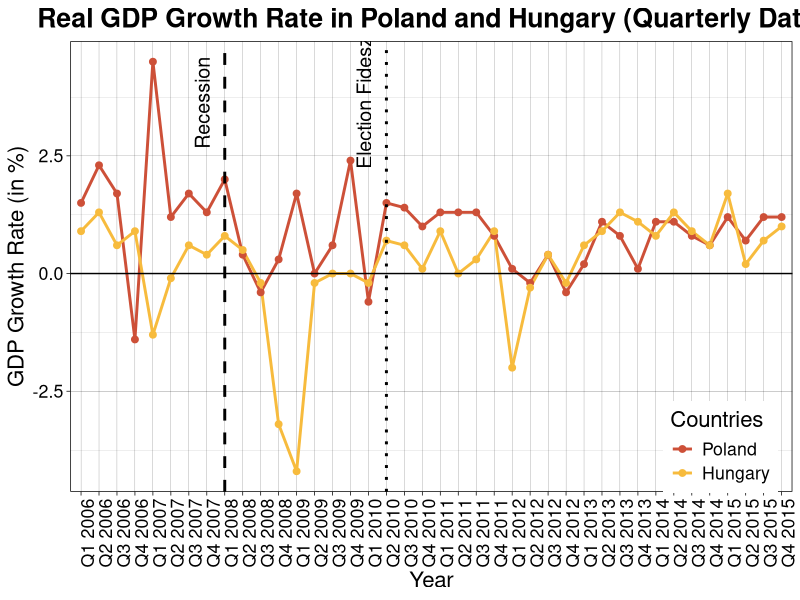
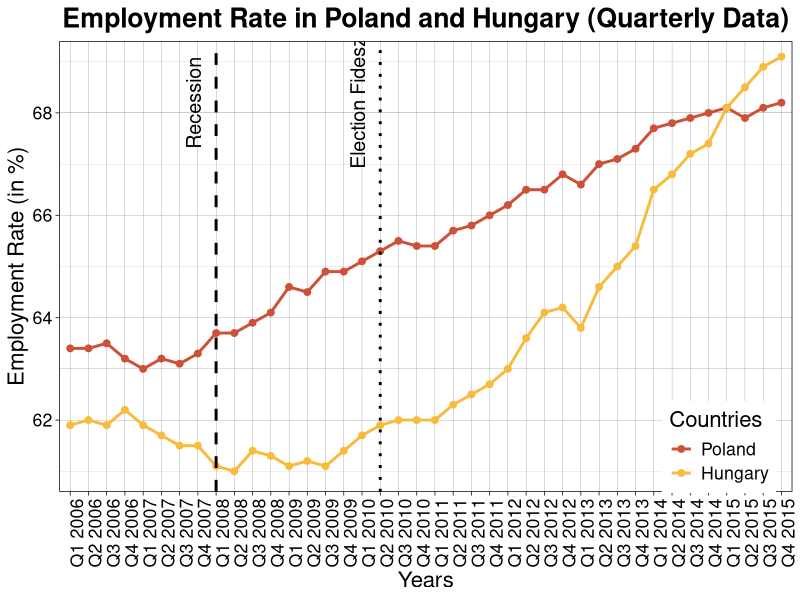
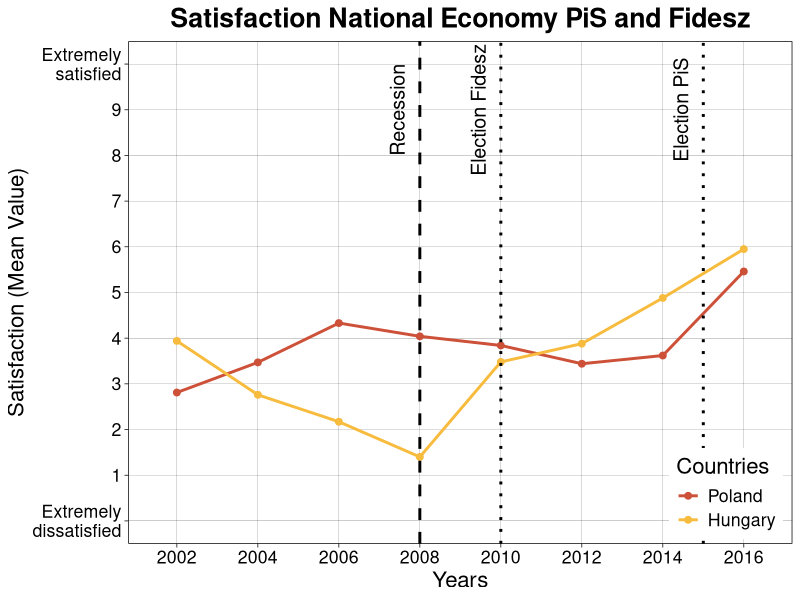
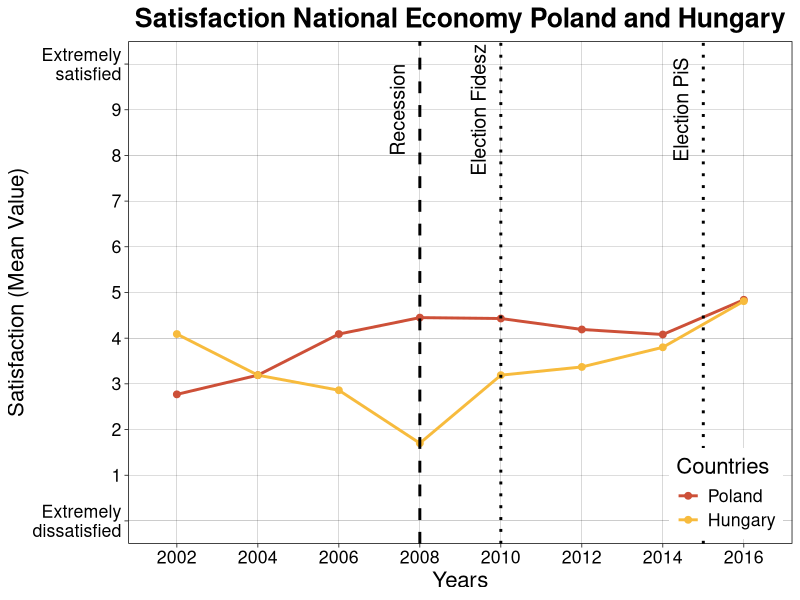
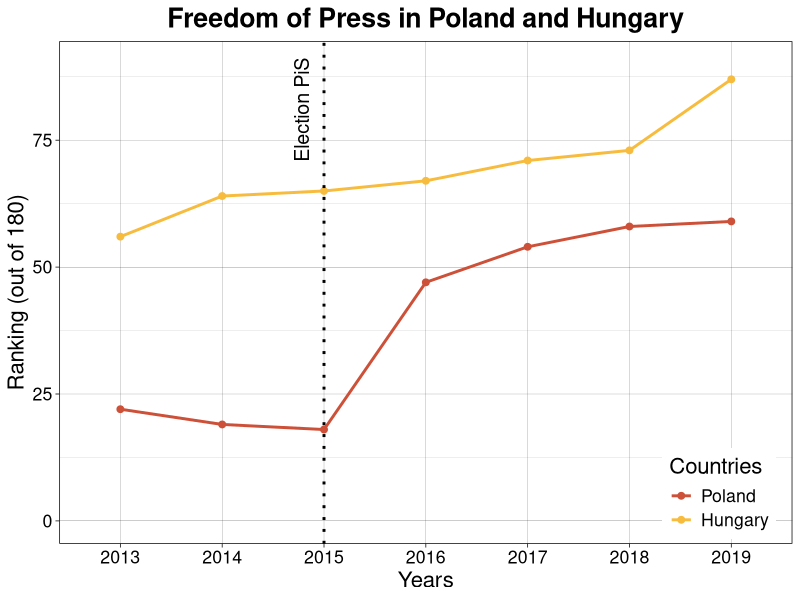

Reproduce these figures in R, in order.
######################
# Plotting functions
# YOU CAN IGNORE THIS PART
######################

install.packages("ggplot2")
library(ggplot2)

quarters <- c('Q1','Q2','Q3','Q4')
countries <- c("Poland", "Hungary")
colors <- c("#cd5038","#f7bb3d")

# Function for generating yearly, bi-yearly or quarterly labels
# quarterly, boolean indicating if the data is quarterly
# Pass years as a vector
# Pass the count of data points as a number
generateLabels <- function(quarterly, yearsParam, nDataPoints) {
  years <- as.character(yearsParam)
  # Check if there are 4 times as many data points as there are years (which means the data is quarterly)
  # If it is quarterly generate quarterly labels, otherwise just use the years
  if(quarterly) {
    return(apply(expand.grid(quarters=quarters, years=years), 1, paste, collapse=" "))
  }
  if(nDataPoints == ((length(years)+1) /2)) {
    return(years[(1:nDataPoints) * 2 - 1])
  }
  return(years)
}

# Function for plotting progression as a line diagram
# Pass data as a list of data collections
# Pass years as a vector
# Pass a title
# Optional label for x axis
# Optional label for y axis
# Optional yAxisLabels, labels for the y axis, if an int vector is passed, those numbers are used as the position on the y axis too (string or int vector)
# Optional verticalLines, x value and label where to draw a vertical line (list of lists)
# Optional minorLines, display minor horizontal lines (boolean)
# Optional xRecession, x value where to draw the recession line (number)
# Optional restrictions for the y axis
timeLinePlot <- function(data, yearsParam, titleParam, xLabel="", yLabel="", yAxisLabels=c(), verticalLines=c(), minorLines=TRUE, xRecession=4, y=c(NA,NA)) {
  nDataSets <- length(data)
  nDataPoints <- length(data[[1]])
  quarterly <- nDataPoints == (4 * length(yearsParam))
  labels <- generateLabels(quarterly, yearsParam, nDataPoints)
  
  df <- data.frame(
    x=rep(c(labels), nDataSets),
    y=unlist(data),
    country=c(rep(countries[1],nDataPoints),rep(countries[2],nDataPoints))
  )
  
  df$x <- factor(df$x, levels=unique(df$x))
  df$country <- factor(df$country, levels=unique(df$country))
  
  colSeq <- c(rep(colors[1],nDataPoints), rep(colors[2],nDataPoints))
  
  zeroLine <- function(df) {
    if(min(df$y) < 0) {
      return(geom_hline(yintercept = 0, col="Black"))
    }
  }
  
  recessionLine <- function(xRecession) {
    if(xRecession > 0) {
      return(c(
        geom_vline(xintercept=xRecession, col="Black", lty=2, lwd=1),
        annotate("text", x=xRecession, label="Recession", vjust=-1, y=annotationY, angle=90, color="Black", size=5)
      ))
    }
  }
  
  if(!is.na(y[2])) {
    offset = (y[2] - y[1]) * 0.1
    annotationY <- y[2] - offset
  } else {
    maxYVal = max(df$y)
    offset = (maxYVal - min(df$y)) * 0.1
    annotationY <- maxYVal - offset
  }
  drawVerticalLines <- function(line) {
    return (c(
      annotate("text", x=line[[1]], label=line[[2]], vjust=-1, y=annotationY, angle=90, color="Black", size=5),
      geom_vline(xintercept = line[[1]], lty=3, lwd=1, color="Black")
    ))
  }
  
  alterYAxis <- function(yAxisLabels) {
    if (length(yAxisLabels) > 0) {
      if (is.character(yAxisLabels[1])) {
        scale_y_continuous(breaks=c(y[1]:y[2]), labels=yAxisLabels)
      } else {
        scale_y_continuous(breaks=yAxisLabels, labels=yAxisLabels)
      }
    }
  }
  
  drawMinorLines <- function(minorLines) {
    if (!minorLines) {
      return(theme(panel.grid.minor.y = element_blank()))
    }
  }
  
  ggplot(df, aes(x=x, y=y, group=country, color=colSeq)) +
    geom_line(size=1) +
    geom_point(size=2) +
    zeroLine(df) +
    recessionLine(xRecession) +
    lapply(X=verticalLines, FUN=drawVerticalLines) +
    ggtitle(titleParam) +
    labs(x=xLabel, y=yLabel) +
    theme_linedraw() +
    theme(
      text = element_text(size=16, color="Black"),
      plot.title=element_text(hjust = 0.5, face="bold"),
      axis.text.x=element_text(angle= if(quarterly) 90 else 0),
      legend.position=c(0.9,0.1)
    ) +
    drawMinorLines(minorLines) +
    alterYAxis(yAxisLabels) +
    coord_cartesian(ylim = y) +
    scale_colour_manual(name="Countries",
                        breaks=colors,
                        values=colors,
                        labels=countries)
}

######################
# Comparison real GDP change per quarter in percentage Poland and Hungary
######################

realGDPChangePerQuarterPL <- c(1.5, 2.3, 1.7, -1.4, 4.5, 1.2, 1.7, 1.3, 2.0, 0.4, -0.4, 0.3, 1.7, 0.0, 0.6, 2.4, -0.6, 1.5, 1.4, 1.0, 1.3, 1.3, 1.3, 0.8, 0.1, -0.2, 0.4, -0.4, 0.2, 1.1, 0.8, 0.1, 1.1, 1.1, 0.8, 0.6, 1.2, 0.7, 1.2, 1.2)
realGDPChangePerQuarterHU <- c(0.9,1.3,0.6,0.9,-1.3,-0.1,0.6,0.4,0.8,0.5,-0.2,-3.2,-4.2,-0.2,0.0,0.0,-0.2,0.7,0.6,0.1,0.9,0.0,0.3,0.9,-2.0,-0.3,0.4,-0.2,0.6,0.9,1.3,1.1,0.8,1.3,0.9,0.6,1.7,0.2,0.7,1.0)

timeLinePlot(
  data=list(realGDPChangePerQuarterPL, realGDPChangePerQuarterHU),
  yearsParam=2006:2015,
  titleParam="Real GDP Growth Rate in Poland and Hungary (Quarterly Data)",
  xLabel="Year",
  yLabel="GDP Growth Rate (in %)",
  verticalLines=list(list(x=18,label="Election Fidesz")),
  xRecession=9)

######################
# Comparison Employment rate Poland and Hungary
######################

employmentRatePL <- c(63.4, 63.4, 63.5, 63.2, 63.0, 63.2, 63.1, 63.3, 63.7, 63.7, 63.9, 64.1, 64.6, 64.5, 64.9, 64.9, 65.1, 65.3, 65.5, 65.4, 65.4, 65.7, 65.8, 66.0, 66.2, 66.5, 66.5, 66.8, 66.6, 67.0, 67.1, 67.3, 67.7, 67.8, 67.9, 68.0, 68.1, 67.9, 68.1, 68.2)
employmentRateHU <- c(61.9, 62.0, 61.9, 62.2, 61.9, 61.7, 61.5, 61.5, 61.1, 61.0, 61.4, 61.3, 61.1, 61.2, 61.1, 61.4, 61.7, 61.9, 62.0, 62.0, 62.0, 62.3, 62.5, 62.7, 63.0, 63.6, 64.1, 64.2, 63.8, 64.6, 65.0, 65.4, 66.5, 66.8, 67.2, 67.4, 68.1, 68.5, 68.9, 69.1)

timeLinePlot(
  data=list(employmentRatePL, employmentRateHU),
  yearsParam=2006:2015,
  titleParam="Employment Rate in Poland and Hungary (Quarterly Data)",
  xLabel="Years",
  yLabel="Employment Rate (in %)",
  verticalLines=list(list(x=18,label="Election Fidesz")),
  xRecession=9,
  yAxisLabels=seq(from=62, to=68, by=2),
  y=c(61,69))

######################
# Mean Comparison Satisfaction National Economy Poland and Hungary_Only PiS and Fidesz
######################

meanSatisfactionEconomyPLPiS <- c(2.81, 3.47, 4.33, 4.04, 3.84, 3.44, 3.62, 5.46)
meanSatisfactionEconomyHUFidesz <- c(3.94, 2.76, 2.17, 1.4, 3.48, 3.88, 4.88, 5.95)
possibleAnswers <- c("Extremely\ndissatisfied", "1", "2", "3", "4", "5", "6", "7", "8", "9", "Extremely\nsatisfied")

timeLinePlot(
  data=list(meanSatisfactionEconomyPLPiS, meanSatisfactionEconomyHUFidesz),
  yearsParam=2002:2016,
  titleParam="Satisfaction National Economy PiS and Fidesz",
  xLabel = "Years",
  yLabel = "Satisfaction (Mean Value)",
  yAxisLabels = possibleAnswers,
  verticalLines=list(list(x=5,label="Election Fidesz"), list(x=7.5,label="Election PiS")),
  minorLines=FALSE,
  y=c(0,10))

######################
# Mean Comparison Satisfaction National Economy Poland and Hungary_Total N
######################

meanSatisfactionEconomyPL <- c(2.77, 3.19, 4.09, 4.45, 4.43, 4.19, 4.08, 4.84)
meanSatisfactionEconomyHU <- c(4.09, 3.19, 2.86, 1.7, 3.19, 3.37, 3.8, 4.81)
possibleAnswers <- c("Extremely\ndissatisfied", "1", "2", "3", "4", "5", "6", "7", "8", "9", "Extremely\nsatisfied")

timeLinePlot(
  data=list(meanSatisfactionEconomyPL, meanSatisfactionEconomyHU),
  yearsParam=2002:2016,
  titleParam="Satisfaction National Economy Poland and Hungary",
  xLabel = "Years",
  yLabel = "Satisfaction (Mean Value)",
  yAxisLabels = possibleAnswers,
  verticalLines=list(list(x=5,label="Election Fidesz"), list(x=7.5,label="Election PiS")),
  minorLines=FALSE,
  y=c(0,10))

######################
# Comparison Press Freedom Poland and Hungary
######################

PressFreedomPL <- c(22, 19, 18, 47, 54, 58, 59)
PressFreedomHU <- c(56, 64, 65, 67, 71, 73, 87)

timeLinePlot(
  data=list(PressFreedomPL, PressFreedomHU),
  yearsParam=2013:2019,
  titleParam="Freedom of Press in Poland and Hungary",
  xLabel = "Years",
  yLabel = "Ranking (out of 180)",
  verticalLines=list(list(x=3,label="Election PiS")),
  xRecession=-1,
  y=c(0,90))
